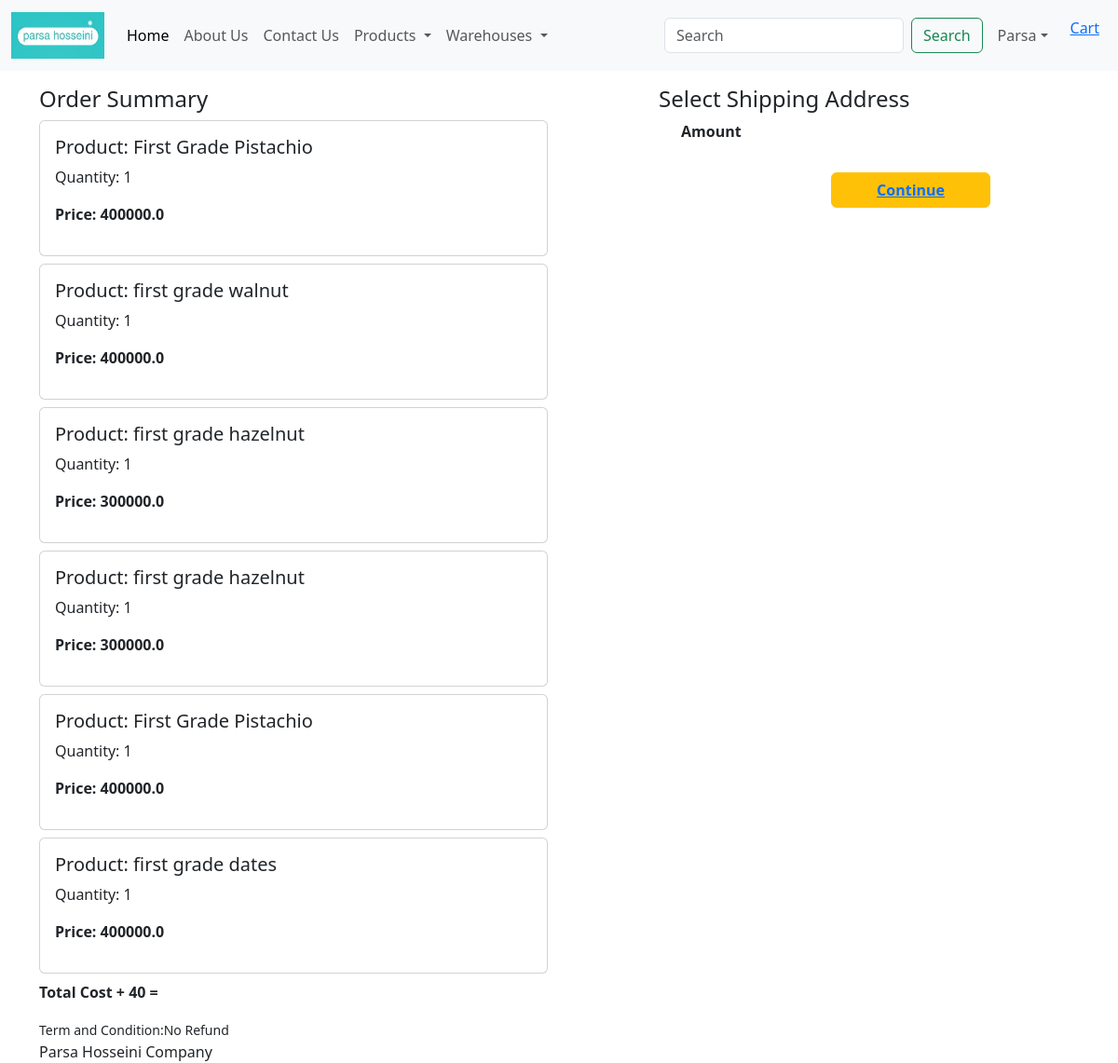
Screenshot of /checkout/ (signed in) with the database file from the repository.
### app/models.py (models this page shows, shortened)
class Cart(models.Model):
    user=models.ForeignKey(User,on_delete=models.CASCADE)
    product=models.ForeignKey(Products,on_delete=models.CASCADE)
    quantity=models.PositiveIntegerField(default=1)

class Products(models.Model):
    title=models.CharField(max_length=100)
    selling_price=models.FloatField()
    description=models.TextField()
    prodapp=models.TextField(default='')
    category=models.CharField(choices=CATEGORY_CHOICES,max_length=2)
    product_image=models.ImageField(upload_to='product')
    warehouse = models.ForeignKey(Warehouse, on_delete=models.CASCADE, null=True, blank=True)

### app/views.py (the view)
# urls.py: path('checkout/',views.Checkout.as_view(),name="checkout"),
class Checkout(View):
    def get(self,request):
        user=request.user
        add = Customer.objects.filter(user=user)
        cart_items=Cart.objects.filter(user=user)
        famount=0
        for p in cart_items:
            value = p.quantity * p.product.selling_price
            famount= famount + value
        totalamount= famount+40
        return render(request,"app/checkout.html",locals())

### app/templates/app/checkout.html (shortened to what this page needs)
{% extends 'app/base.html' %}
{% load static %}
{% block main-content %}
<div class="container">
    <div class="row mt-3">
        <div class="col-sm-6">
            <h4>Order Summary</h4>
            {% for item in cart_items %}
                <div class="card mb-2">
                    <div class="card-body">
                        <h5>Product: {{ item.product.title }}</h5>
                        <p>Quantity: {{ item.quantity }}</p>
                        <p class="fw-bold">Price: {{ item.product.selling_price }}</p>
                    </div>
                </div>
            {% endfor %}
            <p class="fw-bold">Total Cost +  40 = {{ total_amount }}</p>
            <small>
                Term and Condition:No Refund
            </small>
        </div>
        <div class="col-sm-4 offset-sm-1">
            <h4>Select Shipping Address</h4>
            <form method="post" id="myform">
                <div class="form-check mb-3">
                    <label for="totalamount" class="form-check-label fw-bold">Amount</label>
                </div>
                <div class="text-end">
                    <button type="submit" class="btn btn-warning mt-3 px-5 fw-bold"><a href="{% url 'status' %}">Continue</a></button>
                </div>
            </form>
    </div>
</div>
{% endblock main-content %}

### rows the page displays
Cart: product "First Grade Pistachio", quantity "1", product.selling_price "400000.0"
Cart: product "first grade walnut", quantity "1", product.selling_price "400000.0"
Cart: product "first grade hazelnut", quantity "1", product.selling_price "300000.0"
Cart: product "first grade hazelnut", quantity "1", product.selling_price "300000.0"
Cart: product "First Grade Pistachio", quantity "1", product.selling_price "400000.0"
Cart: product "first grade dates", quantity "1", product.selling_price "400000.0"
